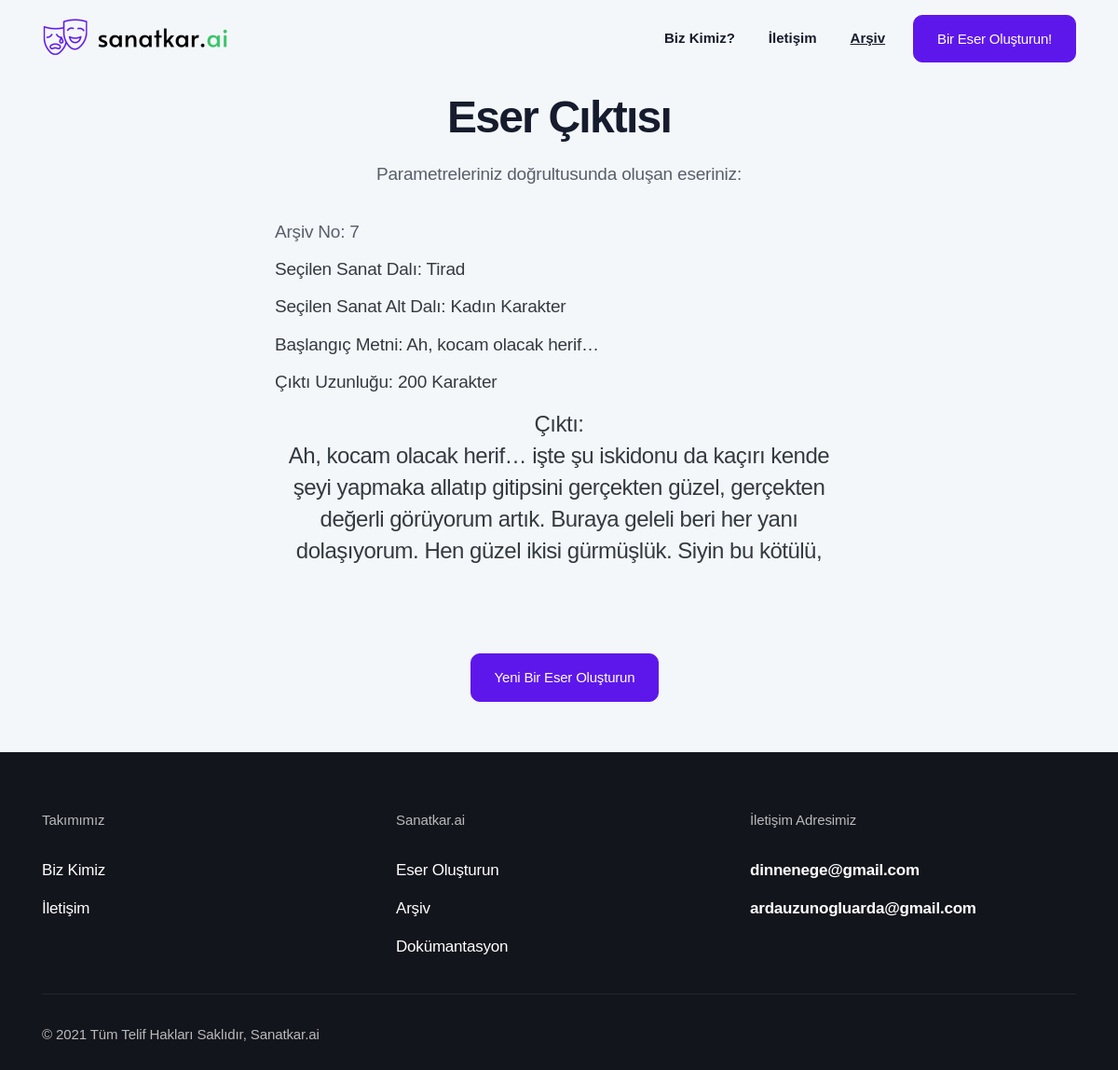
Before: /archive/7 with the older database file.
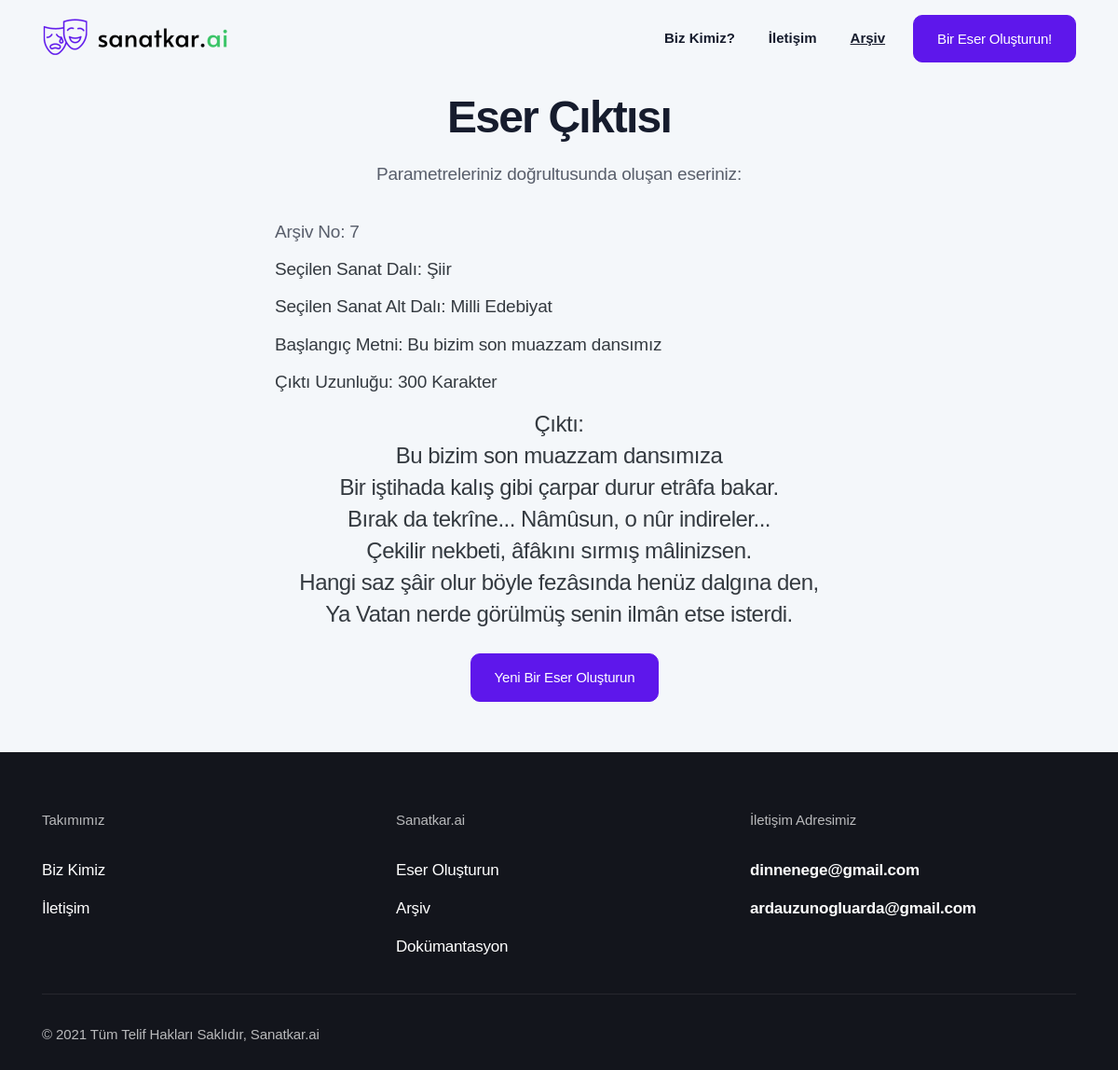
After: the same page with the newer database file.
### website/app.py (models this page shows)
class Archive(db.Model):
    id = db.Column(db.Integer, primary_key=True)
    generated_text = db.Column(db.String(600))
    art_branch = db.Column(db.String(10))
    genre = db.Column(db.String(30))
    seed_input = db.Column(db.String(35))
    length_input = db.Column(db.String(3))

### website/app.py (the view)
@app.route("/archive/<int:id>")
def particular_archive_element(id):
    archived_generation = Archive.query.filter_by(id = id).first()
    id = archived_generation.id
    generated_text = archived_generation.generated_text
    art_branch = archived_generation.art_branch
    genre = archived_generation.genre
    seed_input = archived_generation.seed_input
    length_input = archived_generation.length_input
    output = str(generated_text).replace("_", "").replace(")", "").replace("(", "").replace("'", "").replace('"',"").split("\\n")
    if art_branch != "Tirad":
        output = list(filter(None, output))[:-1]
    return render_template("generator_output.html", id = id, output=output, art_branch=art_branch, genre=genre, seed_input=seed_input, length_input=length_input)

### website/templates/generator_output.html (shortened to what the changed rows need)
<!DOCTYPE html>
<html lang="en">
<head>
  <link rel="stylesheet" href="{{ url_for('static', filename='css/bootstrap.css') }}">
  <link rel="stylesheet" href="{{ url_for('static', filename='fonts/icon-font/css/style.css') }}">
  <link rel="stylesheet" href="{{ url_for('static', filename='fonts/typography-font/typo.css') }}">
  <link rel="stylesheet" href="{{ url_for('static', filename='fonts/fontawesome-5/css/all.css') }}">
  <link rel="stylesheet" href="{{ url_for('static', filename='plugins/aos/aos.min.css') }}">
  <link rel="stylesheet" href="{{ url_for('static', filename='plugins/fancybox/jquery.fancybox.min.css') }}">
  <link rel="stylesheet" href="{{ url_for('static', filename='plugins/nice-select/nice-select.min.css') }}">
  <link rel="stylesheet" href="{{ url_for('static', filename='plugins/slick/slick.min.css') }}">
  <link rel="stylesheet" href="{{ url_for('static', filename='plugins/date-picker/css/gijgo.min.css') }}" type="text/css" />
  <link rel="stylesheet" href="{{ url_for('static', filename='plugins/theme-mode-switcher/switcher-panel.css') }}">
  <link rel="stylesheet" href="{{ url_for('static', filename='css/main.css') }}">
  <link rel="stylesheet" href="{{ url_for('static', filename='css/theme-mode-custom.css') }}">
  <link rel="stylesheet" href="https://cdnjs.cloudflare.com/ajax/libs/font-awesome/5.15.4/css/all.min.css">
</head>
<body data-theme="light">
  <div class="site-wrapper overflow-hidden">
    <div class="inner-banner pt-20 pb-md-13 bg-default-2">
      <div class="container">
        <div class="row  justify-content-center pt-5">
          <div class="col-xl-8 col-lg-9 text-center">
            <div class="px-md-15 text-center">
              <h2 class="title gr-text-3 mb-6">Eser Çıktısı</h2>
              <ul class="w-100 list-unstyled text-left">
                <li class="gr-text-8 text-dark mb-3">Seçilen Sanat Dalı: <span id="chosenart">{{art_branch}}</span></li>
                <li class="gr-text-8 text-dark mb-3">Seçilen Sanat Alt Dalı: <span id="chosensubart">{{genre}}</span></li>
                <li class="gr-text-8 text-dark mb-3">Başlangıç Metni: <span id="startingsentence">{{seed_input}}</span></li>
                <li class="gr-text-8 text-dark mb-5">Çıktı Uzunluğu: <span id="outputlength">{{length_input}}</span> Karakter</li>
                <li class="gr-text-6 text-dark mb-8 text-center">Çıktı:</br><span id="output">
                {% if output[0] %}
                  {% for element in output %}
                    {{element}}
                    <br>
                  {% endfor %}
                {% else %}
                  <p> Bir hata oluştu. </p>
                {% endif %}
                </span></li>
              </ul>
            </div>
          </div>
        </div>
      </div>
    </div>
  </div>
</body>
</html>

Changed rows visible on the page:
changed Archive: art_branch "Tirad" → "Şiir"; genre "Kadın Karakter" → "Milli Edebiyat"; seed_input "Ah, kocam olacak herif…" → "Bu bizim son muazzam dansımız"; length_input "200" → "300"
Other visible differences:
new list line: "Bu bizim son muazzam dansımıza"
new list line: "Bir iştihada kalış gibi çarpar durur etrâfa bakar."
new list line: "Bırak da tekrîne... Nâmûsun, o nûr indireler..."
new list line: "Çekilir nekbeti, âfâkını sırmış mâlinizsen."
new list line: "Hangi saz şâir olur böyle fezâsında henüz dalgına den,"
new list line: "Ya Vatan nerde görülmüş senin ilmân etse isterdi."
list line gone: "Ah, kocam olacak herif… işte şu iskidonu da kaçırı kende şeyi yapmaka allatıp gitipsini gerçekten güzel, gerçekten değerli görüyorum artık. Buraya geleli beri her yanı dolaşıyorum. Hen güzel ikisi gürmüşlük. Siyin bu kötülü,"
